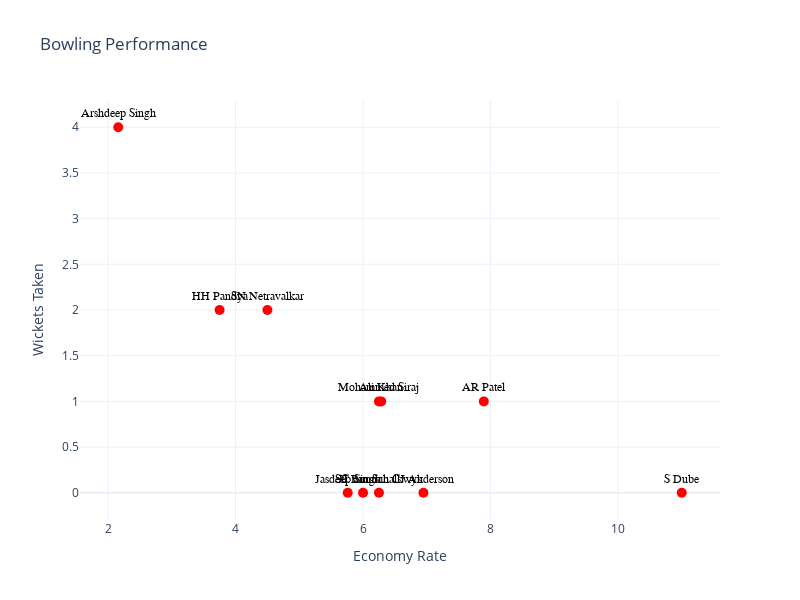

Here is the notebook cell this chart was saved with:
### Code cell
fig = go.Figure()

fig.add_trace(go.Scatter(
    x=bowler_stats['Economy Rate'],
    y=bowler_stats['Wickets'],
    mode='markers+text',
    text=bowler_stats.index,
    textposition='top center',
    textfont=dict(
        family="sans serif",
        size=12,
        color="black"
    ),
    marker=dict(color='red', size=10),
    name='Bowlers'
))

fig.update_layout(
    title='Bowling Performance',
    xaxis_title='Economy Rate',
    yaxis_title='Wickets Taken',
    template='plotly_white',
    autosize=False,
    width=800,
    height=600
)

fig.show()

### Figure 1 — Plotly figure (JSON) as saved in the notebook; plotly's stock layout.template omitted (floating-point values rounded to 4 significant figures)
{"data": [{"marker": {"color": "red", "size": 10}, "mode": "markers+text", "name": "Bowlers", "text": ["AR Patel", "Ali Khan", "Arshdeep Singh", "CJ Anderson", "HH Pandya", "JJ Bumrah", "Jasdeep Singh", "Mohammed Siraj", "S Dube", "SC van Schalkwyk", "SN Netravalkar"], "textfont": {"color": "black", "family": "sans serif", "size": 12}, "textposition": "top center", "type": "scatter", "x": [7.895, 6.286, 2.16, 6.947, 3.75, 6, 5.76, 6.25, 11, 6.25, 4.5], "y": [1, 1, 4, 0, 2, 0, 0, 1, 0, 0, 2]}], "layout": {"autosize": false, "height": 600, "title": {"text": "Bowling Performance"}, "width": 800, "xaxis": {"title": {"text": "Economy Rate"}}, "yaxis": {"title": {"text": "Wickets Taken"}}}}
